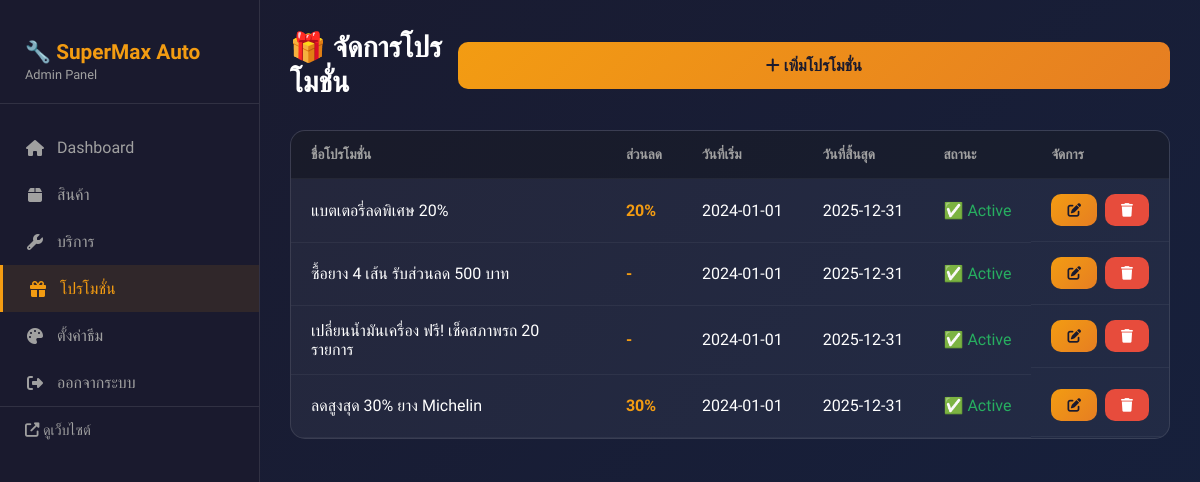
/admin/promotions.php (signed in), run on the app's committed database.
### tables this page shows
CREATE TABLE IF NOT EXISTS promotions (
    id INT AUTO_INCREMENT PRIMARY KEY,
    title VARCHAR(200) NOT NULL,
    description TEXT,
    discount_percent INT,
    discount_amount DECIMAL(10,2),
    image VARCHAR(255),
    start_date DATE,
    end_date DATE,
    is_active TINYINT(1) DEFAULT 1,
    created_at TIMESTAMP DEFAULT CURRENT_TIMESTAMP
);

### config/database.php (called while the page is built, shortened)
<?php
function getConnection()
{
    try {
        $dsn = "mysql:host=" . DB_HOST . ";dbname=" . DB_NAME . ";charset=" . DB_CHARSET;
        $options = [
            PDO::ATTR_ERRMODE => PDO::ERRMODE_EXCEPTION,
            PDO::ATTR_DEFAULT_FETCH_MODE => PDO::FETCH_ASSOC,
            PDO::ATTR_EMULATE_PREPARES => false,
        ];
        return new PDO($dsn, DB_USER, DB_PASS, $options);
    } catch (PDOException $e) {
        die("Database connection failed: " . $e->getMessage());
    }
}
function fetchAll($sql, $params = [])
{
    $pdo = getConnection();
    $stmt = $pdo->prepare($sql);
    $stmt->execute($params);
    return $stmt->fetchAll();
}
?>

### admin/promotions.php (the view, shortened to what this page needs)
<?php
require_once 'header.php';
$promotions = fetchAll("SELECT * FROM promotions ORDER BY id DESC");
?>
<div class="page-header">
    <h1>🎁 จัดการโปรโมชั่น</h1>
    <a href="promotion-edit.php" class="btn btn-primary">
        <i class="fas fa-plus"></i> เพิ่มโปรโมชั่น
    </a>
</div>
<div class="table-container">
    <table class="data-table">
        <thead>
            <tr>
                <th>ชื่อโปรโมชั่น</th>
                <th>ส่วนลด</th>
                <th>วันที่เริ่ม</th>
                <th>วันที่สิ้นสุด</th>
                <th>สถานะ</th>
                <th>จัดการ</th>
            </tr>
        </thead>
        <tbody>
            <?php foreach ($promotions as $promo): ?>
                <tr>
                    <td><?php echo htmlspecialchars($promo['title']); ?></td>
                    <td style="color: var(--primary); font-weight: 600;">
                        <?php if ($promo['discount_percent'] > 0): ?>
                            <?php echo $promo['discount_percent']; ?>%
                        <?php elseif ($promo['discount_amount'] > 0): ?>
                            ฿<?php echo number_format($promo['discount_amount']); ?>
                        <?php else: ?>
                            -
                        <?php endif; ?>
                    </td>
                    <td><?php echo $promo['start_date']; ?></td>
                    <td><?php echo $promo['end_date']; ?></td>
                    <td>
                        <?php if ($promo['is_active']): ?>
                            <span style="color: var(--success);">✅ Active</span>
                        <?php else: ?>
                            <span style="color: var(--light-gray);">❌ Inactive</span>
                        <?php endif; ?>
                    </td>
                    <td class="actions">
                        <a href="promotion-edit.php?id=<?php echo $promo['id']; ?>" class="btn btn-primary btn-sm">
                            <i class="fas fa-edit"></i>
                        </a>
                        <a href="promotions.php?delete=<?php echo $promo['id']; ?>" class="btn btn-danger btn-sm"
                            onclick="return confirm('ต้องการลบโปรโมชั่นนี้หรือไม่?')">
                            <i class="fas fa-trash"></i>
                        </a>
                    </td>
                </tr>
            <?php endforeach; ?>
        </tbody>
    </table>
</div>
<?php require_once 'footer.php'; ?>

### admin/admin.css (style rules this page uses)
:root { --primary: #f39c12; --primary-dark: #e67e22; --dark: #1a1a2e; --dark-light: #16213e; --dark-medium: #0f3460; --light: #ffffff; --light-gray: #a0a0a0; --success: #27ae60; --danger: #e74c3c; --warning: #f39c12; }
* { margin: 0; padding: 0; box-sizing: border-box; }
body { font-family: 'Prompt', 'Segoe UI', sans-serif; background: linear-gradient(135deg, var(--dark), var(--dark-light)); min-height: 100vh; color: var(--light); }
.btn { display: inline-block; padding: 14px 28px; border: none; border-radius: 10px; font-size: 1rem; font-weight: 600; cursor: pointer; text-decoration: none; transition: all 0.3s; text-align: center; }
.btn-primary { background: linear-gradient(135deg, var(--primary), var(--primary-dark)); color: var(--dark); width: 100%; }
.btn-danger { background: var(--danger); color: white; }
.btn-sm { padding: 8px 16px; font-size: 0.85rem; }
.page-header { display: flex; justify-content: space-between; align-items: center; margin-bottom: 30px; }
.page-header h1 { font-size: 1.8rem; }
.table-container { background: rgba(255, 255, 255, 0.05); border-radius: 15px; border: 1px solid rgba(255, 255, 255, 0.1); overflow: hidden; }
.data-table { width: 100%; border-collapse: collapse; }
.data-table th, .data-table td { padding: 15px 20px; text-align: left; border-bottom: 1px solid rgba(255, 255, 255, 0.05); }
.data-table th { background: rgba(0, 0, 0, 0.3); color: var(--light-gray); font-weight: 600; font-size: 0.85rem; text-transform: uppercase; }
.actions { display: flex; gap: 8px; }

### data on the page
promotions: title "แบตเตอรี่ลดพิเศษ 20%", discount_percent "20", start_date "2024-01-01", end_date "2025-12-31", is_active "✅ Active"
promotions: title "ซื้อยาง 4 เส้น รับส่วนลด 500 บาท", start_date "2024-01-01", end_date "2025-12-31", is_active "✅ Active"
promotions: title "เปลี่ยนน้ำมันเครื่อง ฟรี! เช็คสภาพรถ 20 รายการ", start_date "2024-01-01", end_date "2025-12-31", is_active "✅ Active"
promotions: title "ลดสูงสุด 30% ยาง Michelin", discount_percent "30", start_date "2024-01-01", end_date "2025-12-31", is_active "✅ Active"
